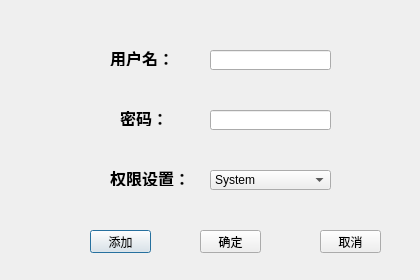
<?xml version="1.0" encoding="UTF-8"?>
<ui version="4.0">
 <class>UserLimit</class>
 <widget class="QDialog" name="UserLimit">
  <property name="geometry">
   <rect>
    <x>0</x>
    <y>0</y>
    <width>420</width>
    <height>280</height>
   </rect>
  </property>
  <property name="windowTitle">
   <string>用户添加及权限设置</string>
  </property>
  <widget class="QLabel" name="label">
   <property name="geometry">
    <rect>
     <x>110</x>
     <y>50</y>
     <width>68</width>
     <height>16</height>
    </rect>
   </property>
   <property name="font">
    <font>
     <pointsize>12</pointsize>
     <weight>75</weight>
     <bold>true</bold>
    </font>
   </property>
   <property name="text">
    <string>用户名：</string>
   </property>
  </widget>
  <widget class="QLineEdit" name="userNameTxt">
   <property name="geometry">
    <rect>
     <x>210</x>
     <y>50</y>
     <width>121</width>
     <height>20</height>
    </rect>
   </property>
  </widget>
  <widget class="QLabel" name="label_2">
   <property name="geometry">
    <rect>
     <x>110</x>
     <y>170</y>
     <width>85</width>
     <height>16</height>
    </rect>
   </property>
   <property name="font">
    <font>
     <pointsize>12</pointsize>
     <weight>75</weight>
     <bold>true</bold>
    </font>
   </property>
   <property name="text">
    <string>权限设置：</string>
   </property>
  </widget>
  <widget class="QComboBox" name="comboBox">
   <property name="geometry">
    <rect>
     <x>210</x>
     <y>170</y>
     <width>121</width>
     <height>20</height>
    </rect>
   </property>
   <item>
    <property name="text">
     <string>System</string>
    </property>
   </item>
   <item>
    <property name="text">
     <string>Customer</string>
    </property>
   </item>
   <item>
    <property name="text">
     <string>VIPdesigner</string>
    </property>
   </item>
   <item>
    <property name="text">
     <string>BusinessMen</string>
    </property>
   </item>
   <item>
    <property name="text">
     <string>visitor</string>
    </property>
   </item>
  </widget>
  <widget class="QPushButton" name="addUserBtn">
   <property name="geometry">
    <rect>
     <x>90</x>
     <y>230</y>
     <width>61</width>
     <height>23</height>
    </rect>
   </property>
   <property name="text">
    <string>添加</string>
   </property>
  </widget>
  <widget class="QLabel" name="label_3">
   <property name="geometry">
    <rect>
     <x>120</x>
     <y>110</y>
     <width>51</width>
     <height>16</height>
    </rect>
   </property>
   <property name="font">
    <font>
     <pointsize>12</pointsize>
     <weight>75</weight>
     <bold>true</bold>
    </font>
   </property>
   <property name="text">
    <string>密码：</string>
   </property>
  </widget>
  <widget class="QLineEdit" name="userPwdTxt">
   <property name="geometry">
    <rect>
     <x>210</x>
     <y>110</y>
     <width>121</width>
     <height>20</height>
    </rect>
   </property>
  </widget>
  <widget class="QPushButton" name="yesBtn">
   <property name="geometry">
    <rect>
     <x>200</x>
     <y>230</y>
     <width>61</width>
     <height>23</height>
    </rect>
   </property>
   <property name="text">
    <string>确定</string>
   </property>
  </widget>
  <widget class="QPushButton" name="cancelBtn">
   <property name="geometry">
    <rect>
     <x>320</x>
     <y>230</y>
     <width>61</width>
     <height>23</height>
    </rect>
   </property>
   <property name="text">
    <string>取消</string>
   </property>
  </widget>
 </widget>
 <resources/>
 <connections/>
</ui>
